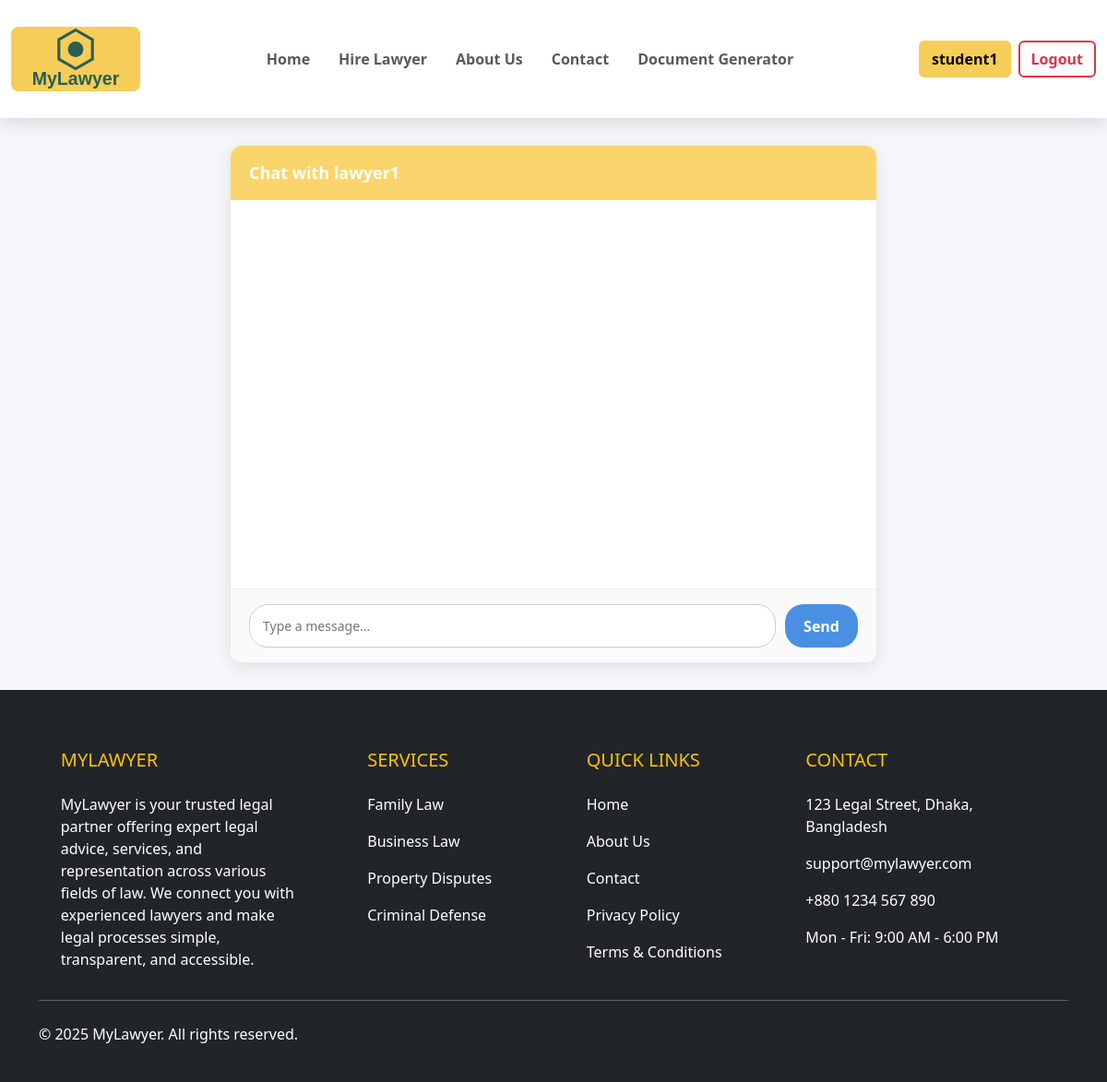
Page /chat/lawyer1/ (signed in) on the earlier database version.
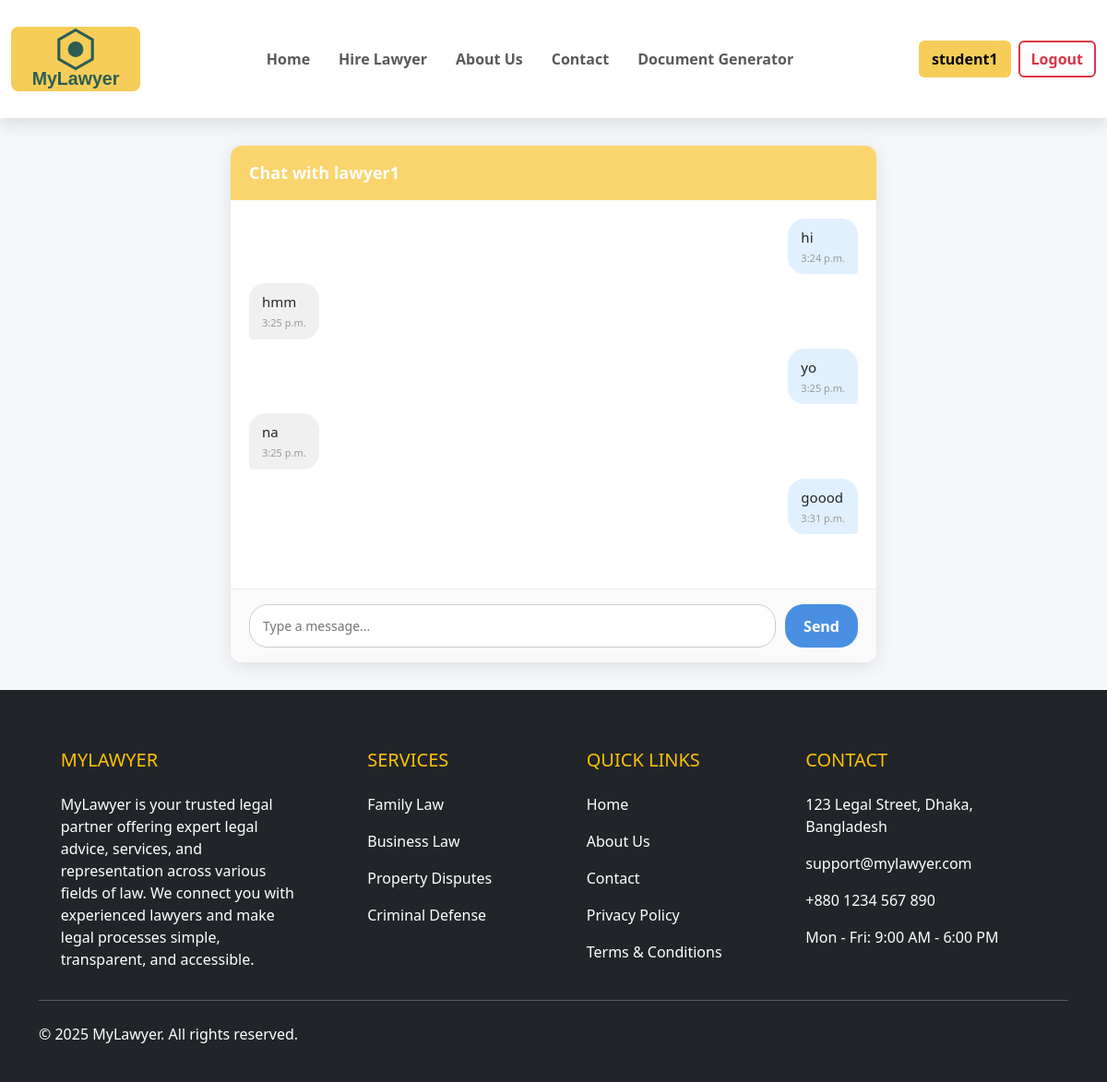
Same page on the later database version.
### core/models.py (models this page shows, shortened)
class Message(models.Model):
    sender = models.ForeignKey(User, on_delete=models.CASCADE, related_name='sent_messages')
    recipient = models.ForeignKey(User, on_delete=models.CASCADE, related_name='received_messages')
    content = models.TextField()
    sent_at = models.DateTimeField(auto_now_add=True)
    is_read = models.BooleanField(default=False)
    class Meta:
        ordering = ['sent_at']

### core/views.py (the view)
# urls.py: path('chat/<str:username>/', views.chat_view, name='chat_view'),
@login_required
def chat_view(request, username):
    other_user = get_object_or_404(User, username=username)
    messages = Message.objects.filter(
        sender__in=[request.user, other_user],
        recipient__in=[request.user, other_user]
    )
    Message.objects.filter(sender=other_user, recipient=request.user, is_read=False).update(is_read=True)
    return render(request, 'chat/chat.html', {
        'messages': messages,
        'other_user': other_user,
    })

### core/templates/chat/chat.html (shortened to what this page needs)
{% extends 'base.html' %}
{% block content %}
<div class="chat-container">
    <div class="chat-header">
        Chat with {{ other_user.username }}
    </div>
    <div id="chat-box">
        {% for msg in messages %}
            <div class="message {% if msg.sender == request.user %}you{% else %}them{% endif %}">
                {{ msg.content }}
                <div class="timestamp">{{ msg.sent_at|time }}</div>
            </div>
        {% endfor %}
    </div>
    <form id="chat-form" class="chat-input" method="post">
        <input type="text" name="content" id="message-input" placeholder="Type a message..." autocomplete="off">
        <button type="submit">Send</button>
    </form>
</div>
{% endblock %}

Differences in the rows shown:
added Message: content "hi", sent_at "3:24 p.m."
added Message: content "hmm", sent_at "3:25 p.m."
added Message: content "yo", sent_at "3:25 p.m."
added Message: content "na", sent_at "3:25 p.m."
added Message: content "goood", sent_at "3:31 p.m."
